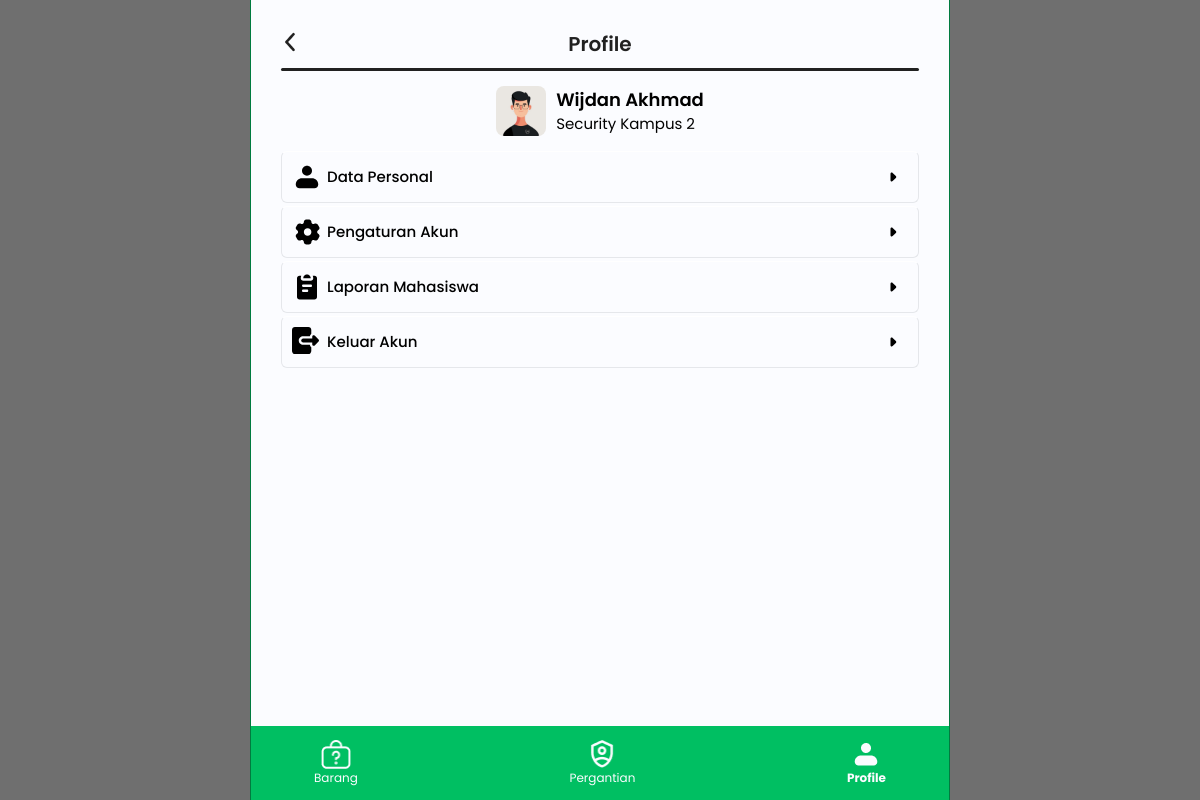
Before: /view/security/profile.php (signed in) with the older database file.
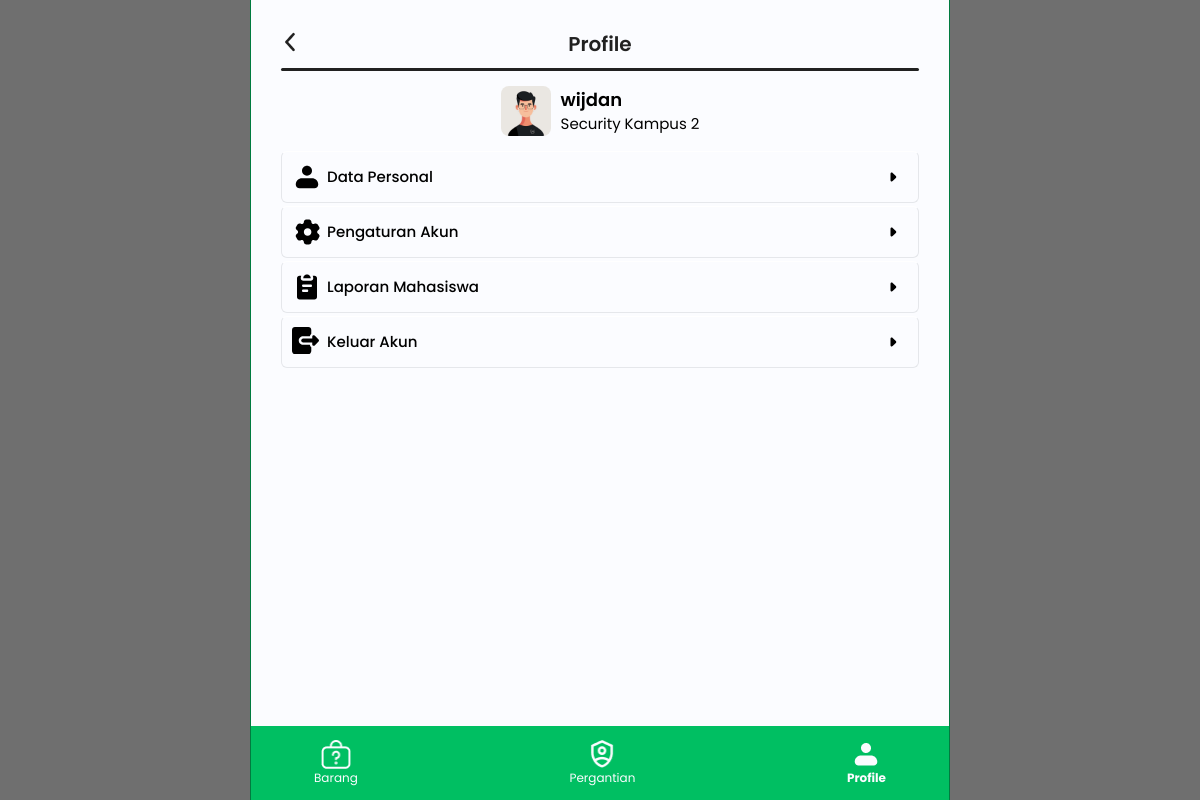
After: the same page with the newer database file.
### tables this page shows
CREATE TABLE `security` (
  `id_security` int(11) NOT NULL,
  `nama` varchar(255) NOT NULL,
  `tgl_lhr` date NOT NULL,
  `id_user` int(11) NOT NULL
);

### view/security/profile.php (the view, shortened to what this page needs)
<?php
require "../../model/be_main.php";
$id_user = $_SESSION["id_user"];
$queryUser = "SELECT * FROM security WHERE id_user = $id_user";
$hasilUser = mysqli_query($koneksi, $queryUser);
$dataUser = mysqli_fetch_assoc($hasilUser);
?>
<!DOCTYPE html>
<html lang="en">
<head>
  <?php include "../../tamplate/meta.php" ?>
</head>
<body class="flex flex-col gap-[10px] p-[30px] w-full h-screen relative bg-s-white border-x border-ijo-600 mx-auto md:w-9/12 lg:w-7/12">
  <div class="flex justify-between w-full">
    <a href="homepage.php">
      <img src="../../assets/icon/guest-icon-arrow.png" alt="kembali">
    </a>
    <h1 class="font-semibold text-xl text-s-black text-center">Profile</h1>
  </div>
  <div class="h-[3px] w-full bg-s-black rounded"></div>
  <main class="flex flex-col gap-[10px]">
    <div class="flex gap-[10px] p-[5px] justify-center">
      <img src="../../assets/img/anonim.jpg" alt="Foto Profile" class="size-[50px] rounded-[8px]">
      <div class="text-t-black">
        <h1 class="font-semibold text-[18px]"><?= $dataUser['nama'] ?></h1>
        <p class="font-normal text-[15px]">Security Kampus 2</p>
      </div>
    </div>
    <div class="flex flex-col gap-[3px]">
      <a href="profile_dataPersonal.php" class="flex justify-between p-[10px] group border border-t-white rounded-md hover:border-ijo-400 hover:border">
        <div class="flex gap-[5px] justify-center items-center">
          <h1 class="font-medium text-[15px] text-t-black group-hover:text-ijo-400">Data Personal</h1>
        </div>
      </a>
      <a href="profile_pengaturanAkun.php" class="flex justify-between p-[10px] group border border-t-white rounded-md hover:border-ijo-400 hover:border">
        <div class="flex gap-[5px] justify-center items-center">
          <h1 class="font-medium text-[15px] text-t-black group-hover:text-ijo-400">Pengaturan Akun</h1>
        </div>
      </a>
      <a href="profile_laporanMahasiswa.php" class="flex justify-between p-[10px] group border border-t-white rounded-md hover:border-ijo-400 hover:border">
        <div class="flex gap-[5px] justify-center items-center">
          <h1 class="font-medium text-[15px] text-t-black group-hover:text-ijo-400">Laporan Mahasiswa</h1>
        </div>
      </a>
      <a href="login.php" class="flex justify-between p-[10px] group border border-t-white rounded-md hover:border-[#FF1F00] hover:border">
        <div class="flex gap-[5px] justify-center items-center">
          <h1 class="font-medium text-[15px] text-t-black group-hover:text-[#FF1F00]">Keluar Akun</h1>
        </div>
      </a>
    </div>
  </main>
  <nav class="flex px-[63px] py-[13px] justify-between items-center bg-ijo-500 w-full absolute bottom-0 left-0">
    <a href="../security/laporan_barang.php">
      <div class="flex flex-col gap-0 justify-center items-center group cursor-pointer">
        <div class="relative">
          <img src="../../assets/icon/nav-icon-barang.png" alt="Barang" class="size-[30px] group-hover:opacity-0">
        </div>
        <p class="font-reguler text-[12px] text-s-white group-hover:font-bold">Barang</p>
      </div>
    </a>
    <a href="../security/pergantian_shift.php">
      <div class="flex flex-col gap-0 justify-center items-center group cursor-pointer">
        <div class="relative">
          <img src="../../assets/icon/nav-icon-shift.png" alt="shift" class="size-[30px] group-hover:opacity-0">
        </div>
        <p class="font-reguler text-[12px] text-s-white group-hover:font-bold">Pergantian</p>
      </div>
    </a>
    <a href="../security/profile.php">
      <div class="flex flex-col gap-0 justify-center items-center group cursor-pointer">
        <img src="../../assets/icon/nav-icon-profile-active.png" alt="profile" class="size-[30px] ">
        <p class="font-bold text-[12px] text-s-white ">Profile</p>
      </div>
    </a>
  </nav>
</body>
</html>

### tamplate/meta.php (shortened to what this page needs)
<link rel="stylesheet" href="../../src/output.css">

Changed rows visible on the page:
changed security: nama "Wijdan Akhmad" → "wijdan"
